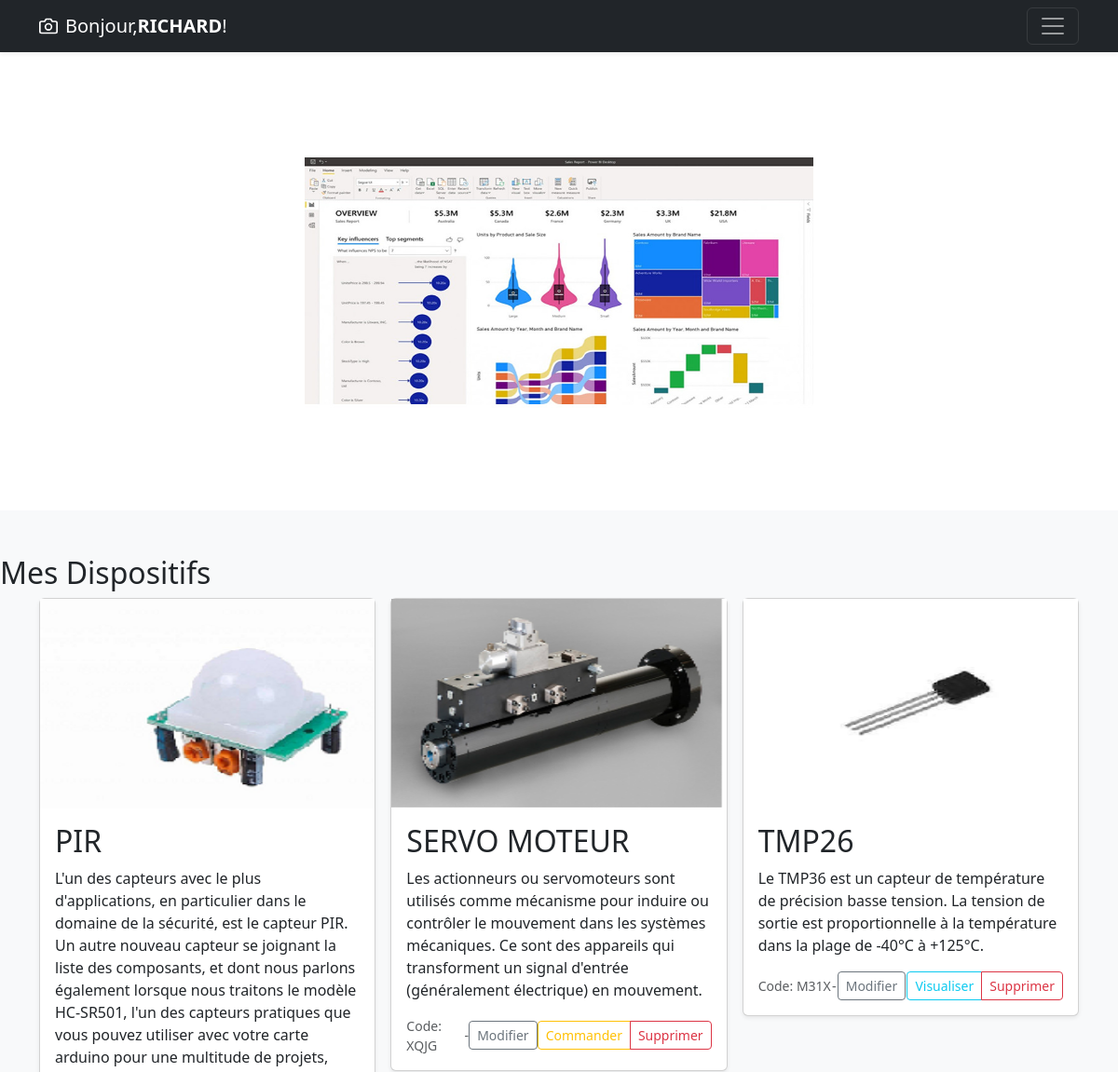
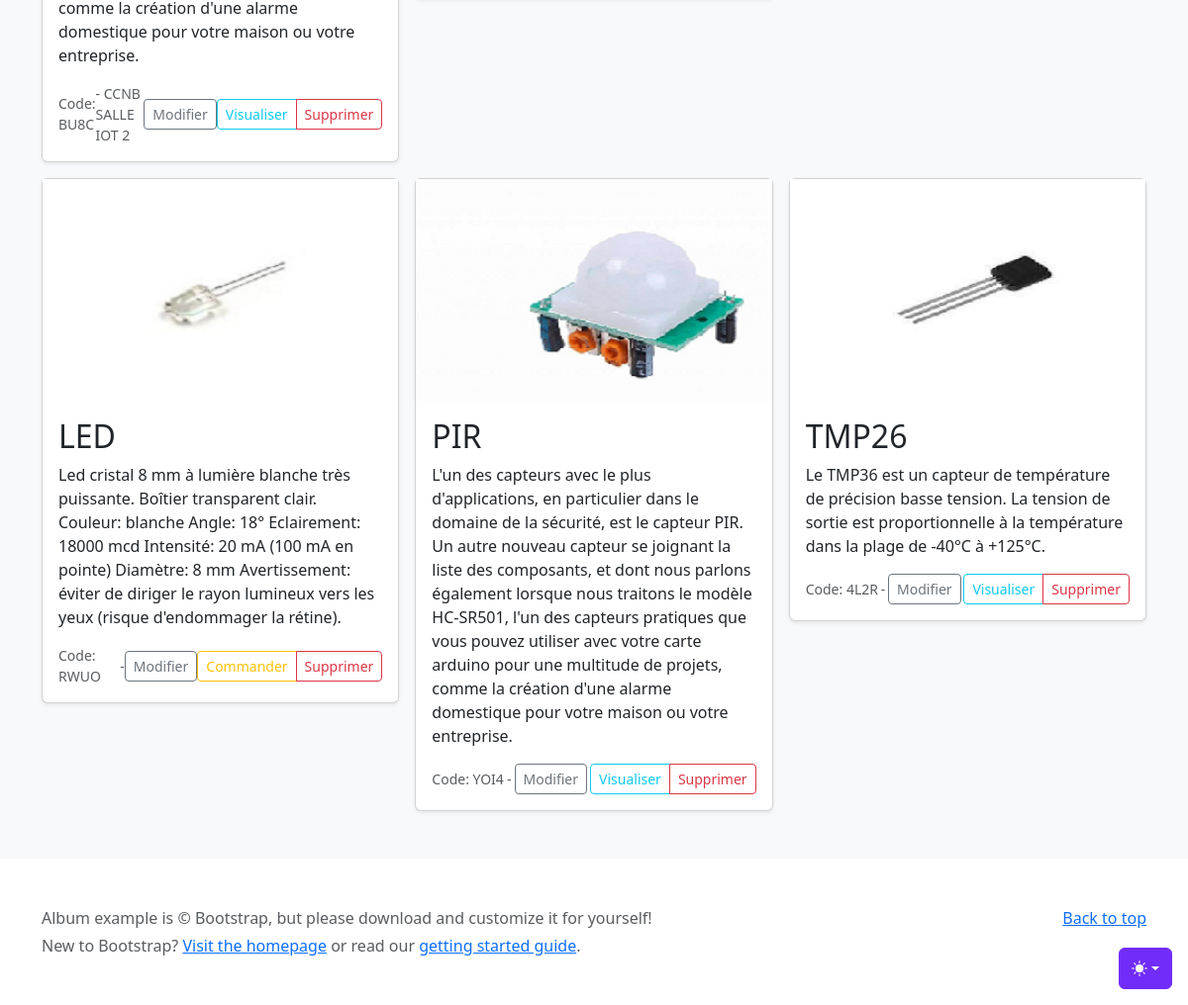
The page /accounts/customer_dispositif (signed in) on the database its author committed (2 pictures, top to bottom).
### account/models.py (models this page shows, shortened)
class User(AbstractUser):
    username = models.CharField(max_length=150, unique=True, blank=True, null=True)
    email = models.EmailField(unique=True)
    adresse = models.CharField(max_length=100)
    USERNAME_FIELD = 'email'
    REQUIRED_FIELDS = ['first_name', 'last_name', 'username']

class UserDispositif(models.Model):
    user = models.ForeignKey(settings.AUTH_USER_MODEL, on_delete=models.CASCADE)
    dispositif = models.ForeignKey(Dispositif, on_delete=models.CASCADE)
    code = models.CharField(max_length=4, blank=True)
    localisation = models.CharField(max_length=200, blank=True)  # Ajout du champ localisation

class Dispositif(models.Model):
    TYPE_CAPTEUR = 'CAPTEUR'
    TYPE_ACTUATEUR = 'ACTUATEUR'
    TYPE_CHOICES = (
        (TYPE_CAPTEUR, 'Capteur'),
        (TYPE_ACTUATEUR, 'Actuateur'),
    )
    id_dispositif = models.AutoField(primary_key=True)
    nom = models.CharField(max_length=200)
    type = models.CharField(max_length=200,choices=TYPE_CHOICES,default=TYPE_CAPTEUR)
    image = models.ImageField(upload_to='images/')  # Configuration des medias
    description = models.TextField()
    localisation = models.CharField(max_length=200, blank=True)
    code = models.CharField(max_length=4, blank=True)

### account/views.py (the view)
# urls.py: path('customer_dispositif', mes_dispositifs, name='liste_dispositifs_utilisateur'),
@login_required
def mes_dispositifs(request):
    user_dispositifs = UserDispositif.objects.filter(user=request.user)
    return render(request, 'account/mes_dispositifs.html', {'user_dispositifs': user_dispositifs})

### account/templates/account/mes_dispositifs.html
{% extends './base.html' %}
            {% block content %}
            <div class="album py-5 bg-body-tertiary">
                <h2>Mes Dispositifs</h2>
                <div class="container">
                  <div class="row row-cols-1 row-cols-sm-2 row-cols-md-3 g-3">
                    {% if user_dispositifs %}
                        {% for ud in user_dispositifs %}
                            <div class="col">
                            <div class="card shadow-sm">
                            <img src="{{ ud.dispositif.image.url }}"  width="100%" height="225" alt="{{ ud.dispositif.nom}}">
                            <div class="card-body">
                            <h2>{{ ud.dispositif.nom }}</h2>
                            <p class="card-text">{{ ud.dispositif.description }}</p>
                            <div class="d-flex justify-content-between align-items-center">
                            <small class="text-muted">Code: {{ ud.code }}</small>
                            <small class="text-muted">- {{ ud.localisation }}</small>
                            <a href="{% url 'modifier_dispositif' ud.id %}" class="btn btn-outline-secondary btn-sm">Modifier</a>
                            <div class="btn-group">
                                {% if ud.dispositif.type == "CAPTEUR" %}
                                <button type="button" class="btn btn-sm btn-outline-info">Visualiser</button>
                                {% else %}
                                <button type="button" class="btn btn-sm btn-outline-warning">Commander</button>
                                {% endif %}
                                <a href="{% url 'supprimer_dispositif' ud.id %}" class="btn btn-outline-danger btn-sm">Supprimer</a>
                            </div>
                            </div>
                            </div>
                            </div>
                            </div>
                        {% endfor %}
                    {% else %}
                        <p>Vous n'avez pas encore choisi de dispositifs.</p>
                    {% endif %}
                </div>
                </div>
                </div>
            {% endblock %}

### account/templates/account/account_menu.html (shortened to what this page needs)
<div class="dropdown position-fixed bottom-0 end-0 mb-3 me-3 bd-mode-toggle">
  <button class="btn btn-bd-primary py-2 dropdown-toggle d-flex align-items-center"
          id="bd-theme"
          type="button"
          aria-expanded="false"
          data-bs-toggle="dropdown"
          aria-label="Toggle theme (auto)">
    <svg class="bi my-1 theme-icon-active" width="1em" height="1em"><use href="#circle-half"></use></svg>
  </button>
</div>
<header data-bs-theme="dark">
<div class="navbar navbar-dark bg-dark shadow-sm">
<div class="container">
  <a href="#" class="navbar-brand d-flex align-items-center">
    {% if request.user.is_authenticated %}
    Bonjour, <strong>{{ request.user.first_name }}</strong>!
    {% else %}
    <a href="{% url 'Login' %}">Connexion</a>
    {% endif %}
  </a>
  <button class="navbar-toggler" type="button" data-bs-toggle="collapse" data-bs-target="#navbarHeader" aria-controls="navbarHeader" aria-expanded="false" aria-label="Toggle navigation">
    <span class="navbar-toggler-icon"></span>
  </button>
</div>
</div>
</header>

### account/templates/account/base.html (style rules this page uses)
.bi { vertical-align: -.125em; fill: currentColor; }
.btn-bd-primary { --bd-violet-bg: #712cf9; --bd-violet-rgb: 112.520718, 44.062154, 249.437846; --bs-btn-font-weight: 600; --bs-btn-color: var(--bs-white); --bs-btn-bg: var(--bd-violet-bg); --bs-btn-border-color: var(--bd-violet-bg); --bs-btn-hover-color: var(--bs-white); --bs-btn-hover-bg: #6528e0; --bs-btn-hover-border-color: #6528e0; --bs-btn-focus-shadow-rgb: var(--bd-violet-rgb); --bs-btn-active-color: var(--bs-btn-hover-color); --bs-btn-active-bg: #5a23c8; --bs-btn-active-border-color: #5a23c8; }
.bd-mode-toggle { z-index: 1500; }

### rows shown on the page
User: user.first_name "RICHARD"
UserDispositif: dispositif.image (picture), dispositif.nom "PIR", dispositif.description "L'un des capteurs avec le plus d'applications, en particulier dans le domaine de la sécurité, est le capteur PIR. Un autre nouveau capteur se joignant la liste des composants, et dont nous parlons également lorsque nous traitons le modèle HC-SR501, l'un des capteurs pratiques que vous pouvez utiliser avec votre carte arduino pour une multitude de projets, comme la création d'une alarme domestique pour votre maison ou votre entreprise.", code "BU8C", localisation "CCNB SALLE IOT 2", shows "Visualiser"
UserDispositif: dispositif.image (picture), dispositif.nom "SERVO MOTEUR", dispositif.description "Les actionneurs ou servomoteurs sont utilisés comme mécanisme pour induire ou contrôler le mouvement dans les systèmes mécaniques. Ce sont des appareils qui transforment un signal d'entrée (généralement électrique) en mouvement.", code "XQJG", shows "Commander"
UserDispositif: dispositif.image (picture), dispositif.nom "TMP26", dispositif.description "Le TMP36 est un capteur de température de précision basse tension. La tension de sortie est proportionnelle à la température dans la plage de -40°C à +125°C.", code "M31X", shows "Visualiser"
UserDispositif: dispositif.image (picture), dispositif.nom "LED", dispositif.description "Led cristal 8 mm à lumière blanche très puissante. Boîtier transparent clair. Couleur: blanche Angle: 18° Eclairement: 18000 mcd Intensité: 20 mA (100 mA en pointe) Diamètre: 8 mm Avertissement: éviter de diriger le rayon lumineux vers les yeux (risque d'endommager la rétine).", code "RWUO", shows "Commander"
UserDispositif: dispositif.image (picture), dispositif.nom "PIR", dispositif.description "L'un des capteurs avec le plus d'applications, en particulier dans le domaine de la sécurité, est le capteur PIR. Un autre nouveau capteur se joignant la liste des composants, et dont nous parlons également lorsque nous traitons le modèle HC-SR501, l'un des capteurs pratiques que vous pouvez utiliser avec votre carte arduino pour une multitude de projets, comme la création d'une alarme domestique pour votre maison ou votre entreprise.", code "YOI4", shows "Visualiser"
UserDispositif: dispositif.image (picture), dispositif.nom "TMP26", dispositif.description "Le TMP36 est un capteur de température de précision basse tension. La tension de sortie est proportionnelle à la température dans la plage de -40°C à +125°C.", code "4L2R", shows "Visualiser"
